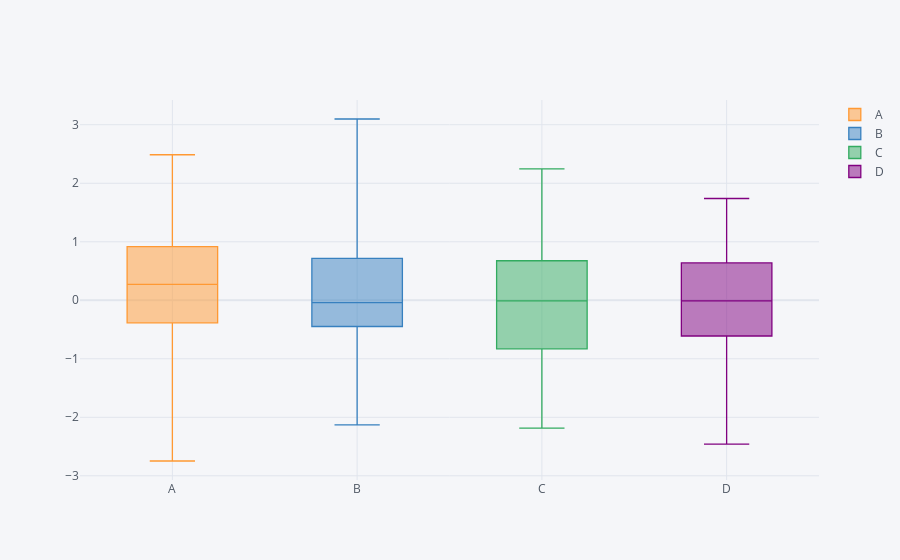

Source (notebook cell):
### Markdown cell above
# ***Boxplot with plotly and pandas dataframe***

"***boxplot* " does some sort of aggregation automatically**

### Code cell
df.iplot(kind='box')
